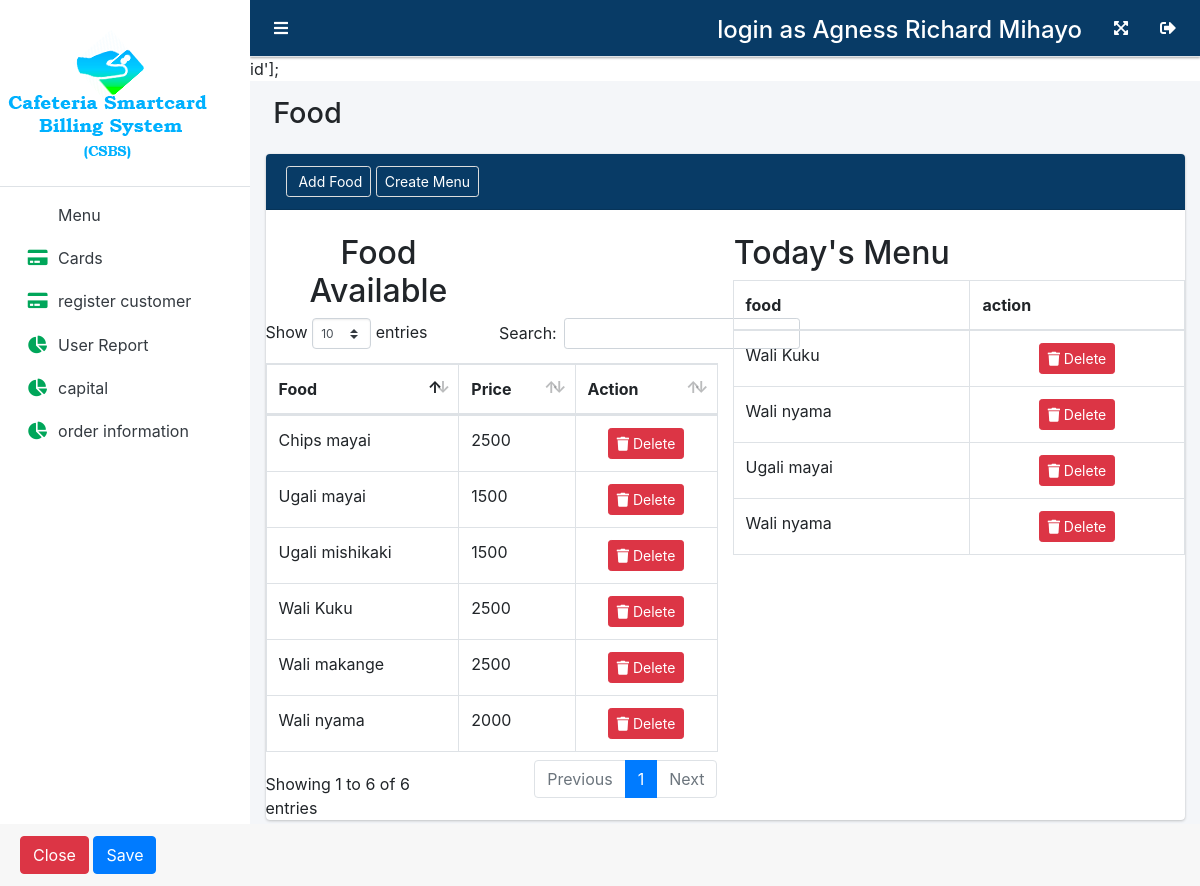
The page /college/CafeteriaAdmin/ (signed in) on the database its author committed.
### tables this page shows
CREATE TABLE `food` (
  `foodId` int(11) NOT NULL,
  `foodname` varchar(100) NOT NULL,
  `amount` int(11) NOT NULL,
  `createdAt` varchar(200) NOT NULL DEFAULT current_timestamp(),
  `updatedAt` varchar(200) NOT NULL
);

### college/CafeteriaAdmin/index.php (the view, shortened to what this page needs)
<!DOCTYPE html>
<html lang="en">
<head>
   <link rel="stylesheet" href="../../asset/fontawesome/css/all.min.css">
   <link rel="stylesheet" href="../../asset/css/adminlte.min.css">
   <link rel="stylesheet" href="../../asset/tables/datatables-bs4/css/dataTables.bootstrap4.min.css">
</head>
<?php
 if(isset($_SESSION['NormalOwnerEmail']))
 {
   include_once('includes/navbar.php');
   include_once('includes/aside.php');
   include_once('../../include/connection.php');
   ?>
<body class="hold-transition sidebar-mini layout-fixed">
   <div class="wrapper">
         <div class="content-wrapper">
            <div class="content-header">
               <div class="container-fluid">
                  <div class="row mb-2">
                     <div class="col-sm-6">
                        <h1 class="m-0"><span class="fa fa-food"></span> Food</h1>
                     </div>
                     <div class="col-sm-6">
                     </div>
                  </div>
               </div>
            </div>
            <section class="content">
               <div class="container-fluid">
                  <div class="card card-info">
                     <div class="card-header" style="background-color:rgb(8,59,102);">
                     <a class="btn btn-sm" href="#" data-toggle="modal"
                        data-target="#addfood" style="border: 1px solid #ddd;"> Add Food</a>
                     <a class="btn btn-sm" href="#" data-toggle="modal"
                        data-target="#add" style="border: 1px solid #ddd;">Create Menu</a>
                     </div>
                     <br>
                     <div class="row">
                     <div class="col-md-6">
                     <div class="col-md-6 ">
                           <h2 class="text-center"> Food Available</h2>
                        </div>
                        <table id="example1" class="table table-bordered">
                           <thead>
                              <tr>
                                 <th>Food</th>
                                 <th>Price</th>
                                 <th>Action</th>
                              </tr>
                           </thead>
                           <tbody>
                              <?php
                                $sql ="select * from food";
                                if($food = mysqli_query($con,$sql))
                                {
                                    if(mysqli_num_rows($food)>0)
                                 {
                                    while($result = mysqli_fetch_assoc($food))
                                    {
                                      ?>
                                       <tr>
                                 <td><?= ucfirst($result['foodname']);?></td>
                                 <td><?=  ucfirst($result['amount']);?></td>
                                 <td class="text-center">
                                    <button class="btn btn-sm btn-danger"
                                    onclick="getdeleteid(<?=$result['foodId'];?>)"
                                      ><i
                                       class="fa fa-trash"></i> Delete</button>
                                 </td>
                              </tr>
                                      <?php
                                    }
                                 }
                                }
                              ?>
                           </tbody>
                        </table>
                     </div>
                     <div class="col-md-6">
                        <div class="row">
                        <div class="col-md-6 ">
                           <h2 class="text-center">Today's Menu</h2>
                        </div>
                        </div>
                        <table id="example1" class="table table-bordered">
                           <thead>
                              <tr>
                                 <th>food</th>
                                 <th>action</th>
                              </tr>
                           </thead>
                           <tbody>
                              <?php
                                $sql ="select * from menufood where status =2 ";
                                if($food = mysqli_query($con,$sql))
                                {
                                    if(mysqli_num_rows($food)>0)
                                 {
                                    while($result = mysqli_fetch_assoc($food))
                                    {
                                        $id = $result['id'];
                                          if($food2 = mysqli_query($con,"select * from food "))
                                          {
                                              while($result2 = mysqli_fetch_assoc($food2))
                                              {
                                                if($result2['foodId']==$id)
                                              {
                                                $menuid = $result['menuid'];
                                           ?>
                                           <tr>
                                     <td><?= ucfirst($result2['foodname']);?></td>
                                    <td class="text-center">
                                       <button class="btn btn-sm btn-danger"
                                       onclick="deleted(<?=$menuid;?>)"><i
                                          class="fa fa-trash" ></i> Delete</button>
                                    </td>
                                 </tr>
                                        <?php
                                         }
                                       }
                                       }}
                                    }
                                    else{
                                       echo "<td colspan =2 class='text-center'> no menu availabce </td>";
                                    }
                                }
                              ?>
                           </tbody>
                        </table>
                     </div>
                     </div>
                  </div>
               </div>
            </section>
         </div>
      </div>
                     <div class="card-footer">
                        <a href="#" class="btn btn-danger" data-dismiss="modal">Close</a>
                        <button type="submit" class="btn btn-primary">Save</button>
                     </div>
      <?php
      }
      else
      {
         header("location:../../index.php");
      }
      ?>
   </body>
</html>

### college/CafeteriaAdmin/includes/navbar.php
<nav class="main-header navbar navbar-expand navbar-light elevation-1" style="background-color: rgb(8,59,102);">
         <ul class="navbar-nav">
            <li class="nav-item">
               <a class="nav-link" data-widget="pushmenu" href="#" role="button"><i class="fas fa-bars"></i></a>
            </li>
         </ul>
         <ul class="navbar-nav ml-auto">
            <li class="nav-item">
               <a class="nav-link" href="#" role="button">
               <h4 class="text-white"> login as<?=" ". ucfirst($_SESSION['NormalOwnerFname']). " ". ucfirst($_SESSION['NormalOwnerSecond'])." ".  ucfirst($_SESSION['NormalOwnerLname']);?> </h4>
               </a>
            </li>
            <li class="nav-item">
               <a class="nav-link" data-widget="fullscreen" href="#" role="button">
                  <i class="fas fa-expand-arrows-alt"></i>
               </a>
            </li>
            <li class="nav-item">
               <a class="nav-link" data-widget="fullscreen" href="includes/logout.php">
                  <i class="fas fa-sign-out-alt"></i>
               </a>
            </li>
         </ul>
      </nav>

### college/CafeteriaAdmin/includes/aside.php (shortened to what this page needs)
<aside class="main-sidebar sidebar-light-primary ">
    <a href="index.php
    " class="brand-link animated swing">
       <img src="../../asset/img/CSBSlogo.png" alt="DSMS Logo" width="200">
    </a>
    <div class="sidebar">
       <nav class="mt-2">
          <ul class="nav nav-pills nav-sidebar flex-column" data-widget="treeview" role="menu"
             data-accordion="false">
             <li class="nav-item">
                <a href="index.php
                " class="nav-link">
                   <p>
                      Menu
                   </p>
                </a>
             </li>
             <li class="nav-item">
                <a href="card.php
                " class="nav-link">
                   <i class="nav-icon fa fa-credit-card"></i>
                   <p>
                      Cards
                   </p>
                </a>
             </li>
             <li class="nav-item">
                <a href="registerCustomer.php
                " class="nav-link">
                   <i class="nav-icon fa fa-credit-card"></i>
                   <p>
                      register customer
                   </p>
                </a>
             </li>
             <li class="nav-item">
                <a href="cardreport.php" class="nav-link">
                   <i class="nav-icon fa fa-chart-pie"></i>
                   <p>
                     User Report
                   </p>
                </a>
             </li>
             <li class="nav-item">
                <a href="money.php" class="nav-link">
                   <i class="nav-icon fa fa-chart-pie"></i>
                   <p>
                    capital
                   </p>
                </a>
             </li>
             <li class="nav-item">
                <a href="userinfo.php" class="nav-link">
                   <i class="nav-icon fa fa-chart-pie"></i>
                   <p>
                  order information
                   </p>
                </a>
             </li>
          </ul>
       </nav>
    </div>
 </aside>

### college/CafeteriaAdmin/index.php (style rules this page uses)
ul.nav-sidebar li a i { color: rgb(0,166,90); }
li a i { color: #fff; }

### rows shown on the page
food: foodname "Wali Kuku", amount "2500"
food: foodname "Wali nyama", amount "2000"
food: foodname "Wali makange", amount "2500"
food: foodname "Chips mayai", amount "2500"
food: foodname "Ugali mayai", amount "1500"
food: foodname "Ugali mishikaki", amount "1500"

### other values the page prints
$_SESSION['NormalOwnerFname'] "Agness"
$_SESSION['NormalOwnerSecond'] "Richard"
$_SESSION['NormalOwnerLname'] "Mihayo"
